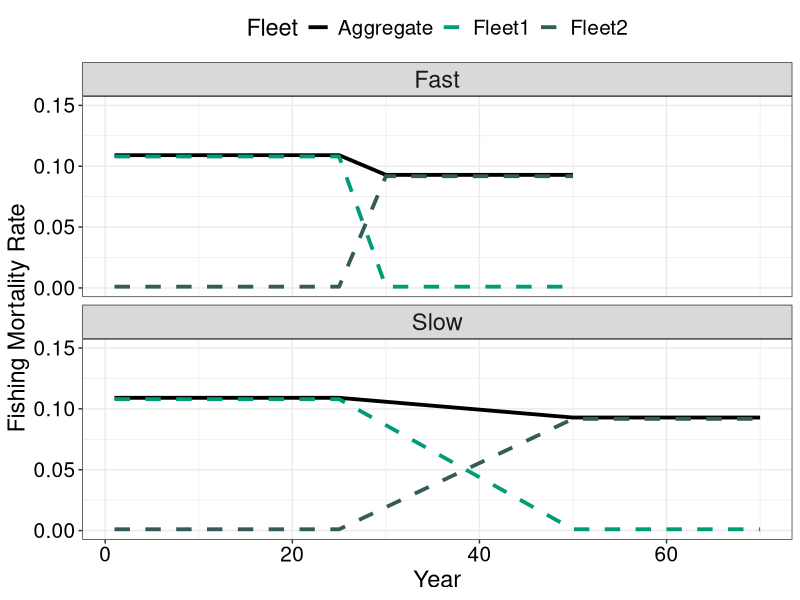
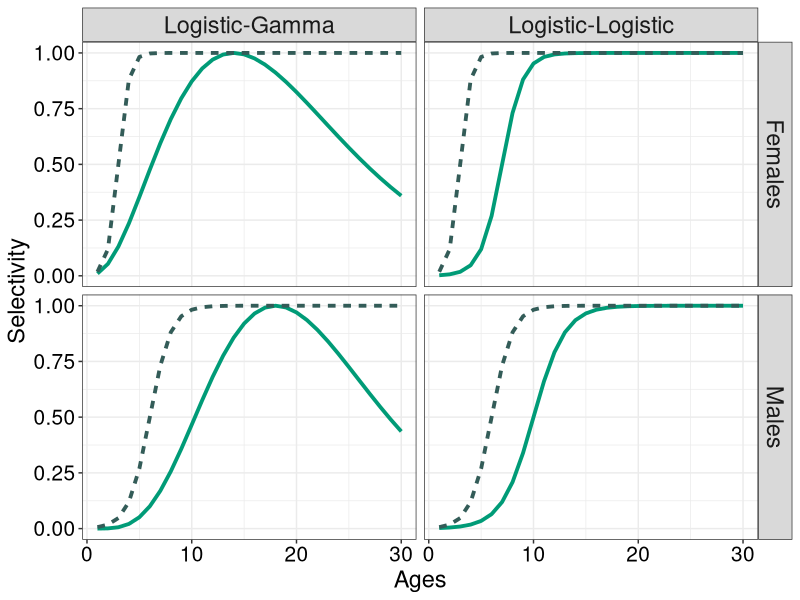
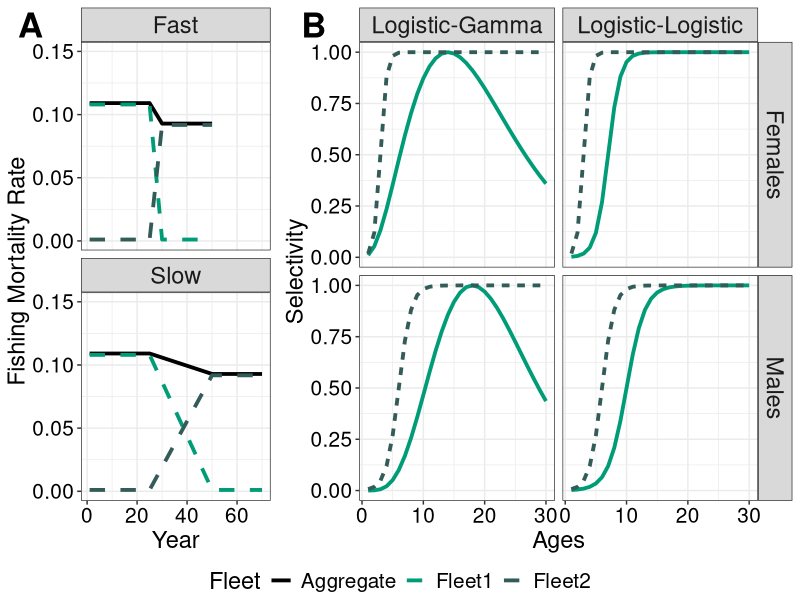

Generate these figures, in order, with R:
# Purpose: To plot and illustrate OM scenarios
# Creator: Matthew LH. Cheng (UAF-CFOS)
# Date 3/13/23


# Set Up ------------------------------------------------------------------

library(here)
library(tidyverse)
library(ggpubr)


# Fleet Structure Shift ---------------------------------------------------

### Fast --------------------------------------------------------------------

chngpoint <- 24     # Change point for fmort
chngpoint_end <- 29 # when does change point end
mean_nat_mort <- 0.108 # Mean M
min_rel_F1_M <- 0.01 # Min F relative to M
max_rel_F2_M <- 0.85  # Max F relative to M
Start_F1 <- 1 * mean_nat_mort # Start F1
Start_F2 <- 0.01 * mean_nat_mort # Start F2
Fish_Start_yr <- 0
n_years <- 50

# Decrease Change
# F stays constant initially
constant_F1 <- seq(Start_F1, Start_F1, length.out = length(Fish_Start_yr:chngpoint))
# Change point for F (Ramp)
change_F1 <- seq(Start_F1, (min_rel_F1_M * mean_nat_mort), length.out = length(chngpoint:chngpoint_end))
# Change point end (plateaus/stays constant now)
change_F1_const <- seq((min_rel_F1_M * mean_nat_mort), (min_rel_F1_M * mean_nat_mort),
                      length.out = length(chngpoint_end:(n_years-1)))

# Increase Change
constant_F2 <- seq(Start_F2, Start_F2, length.out = length(Fish_Start_yr:chngpoint))
# Change point for F (Ramp)
change_F2 <- seq(Start_F2, (max_rel_F2_M * mean_nat_mort), length.out = length(chngpoint:chngpoint_end))
# Change point end (plateaus/stays constant now)
change_F2_const <- seq((max_rel_F2_M * mean_nat_mort), (max_rel_F2_M * mean_nat_mort),
                       length.out = length(chngpoint_end:(n_years-1)))

# Make F vector here
F_vec1 <- as.numeric(c(constant_F1, change_F1[-1], change_F1_const[-1]))
F_vec2 <- as.numeric(c(constant_F2, change_F2[-1], change_F2_const[-1]))

# Coerce into dataframe
fleet_change_fast <- data.frame(Fleet1 = F_vec1, Fleet2 = F_vec2, Year = 1:n_years,
                           Type = "Fast") %>% 
  pivot_longer(cols = c(Fleet1, Fleet2), names_to = "Fleet", values_to = "Fs")


### Slow --------------------------------------------------------------------

chngpoint <- 24     # Change point for fmort
chngpoint_end <- 49 # when does change point end
mean_nat_mort <- 0.108 # Mean M
min_rel_F1_M <- 0.01 # Min F relative to M
max_rel_F2_M <- 0.85  # Max F relative to M
Start_F1 <- 1 * mean_nat_mort # Start F1
Start_F2 <- 0.01 * mean_nat_mort # Start F2
Fish_Start_yr <- 0
n_years <- 50

# Decrease Change
# F stays constant initially
constant_F1 <- seq(Start_F1, Start_F1, length.out = length(Fish_Start_yr:chngpoint))
# Change point for F (Ramp)
change_F1 <- seq(Start_F1, (min_rel_F1_M * mean_nat_mort), length.out = length(chngpoint:chngpoint_end))
# Change point end (plateaus/stays constant now)
change_F1_const <- seq((min_rel_F1_M * mean_nat_mort), (min_rel_F1_M * mean_nat_mort),
                       length.out = length(chngpoint_end:(n_years-1)))

# Increase Change
constant_F2 <- seq(Start_F2, Start_F2, length.out = length(Fish_Start_yr:chngpoint))
# Change point for F (Ramp)
change_F2 <- seq(Start_F2, (max_rel_F2_M * mean_nat_mort), length.out = length(chngpoint:chngpoint_end))
# Change point end (plateaus/stays constant now)
change_F2_const <- seq((max_rel_F2_M * mean_nat_mort), (max_rel_F2_M * mean_nat_mort),
                       length.out = length(chngpoint_end:(n_years-1)))

# Make F vector here
F_vec1 <- as.numeric(c(constant_F1, change_F1[-1], change_F1_const[-1]))
F_vec2 <- as.numeric(c(constant_F2, change_F2[-1], change_F2_const[-1]))
F_vec1 <- c(F_vec1, rep(0.0010800, 20))
F_vec2 <- c(F_vec2, rep(0.0918000, 20))
# Coerce into dataframe
fleet_change_slow <- data.frame(Fleet1 = F_vec1, Fleet2 = F_vec2, Year = 1:70,
                                Type = "Slow") %>% 
  pivot_longer(cols = c(Fleet1, Fleet2), names_to = "Fleet", values_to = "Fs")


# Plot Fleet Structure Change Scenarios -------------------------------------------------------------------

# Coerce into dataframe
fleet_change_all <- rbind(fleet_change_fast, fleet_change_slow)

# Get aggregate F
agg_F <- fleet_change_all %>% 
  group_by(Type, Year) %>% 
  summarize(Fs = sum(Fs)) %>% 
  mutate(Fleet = "Aggregate")

# Bind together
fleet_change_all <- rbind(fleet_change_all, agg_F)

png(here("figs", "Hypothetical_OM", "Fleet_Str_Change.png"), width = 650, height = 350)
(fleet_plot <- ggplot() +
  geom_line(fleet_change_all, mapping = aes(x = Year, y = Fs, 
                                            color = Fleet, lty = Fleet),  size = 1.3) +
  scale_color_manual(values = c("black", "#009B77", "#335C58")) +
  scale_linetype_manual(values = c(1, 2, 2)) +
  facet_wrap(~Type, ncol = 1) +
  theme_bw() +
  labs(x = "Year", y = "Fishing Mortality Rate") +
  ylim(0, 0.15) +
  theme(legend.position = "top",
        axis.title = element_text(size = 17),
        axis.text = element_text(size = 15, color = "black"),
        legend.title = element_text(size = 17),
        legend.text = element_text(size = 15),
        strip.text = element_text(size = 17)))
dev.off()


# Selectivity Differences -------------------------------------------------

bins <- 1:30

### Logistic-Logistic ----------------------------------------------------------------

# Get a50 value males
a50m1 <- 6
a50m2 <- 10
deltam1 <- 1
deltam2 <- 1.5

# Get a50 value females
a50f1 <- 3
a50f2 <- 7
deltaf1 <- 0.5
deltaf2 <- 1

# Compute selex 
selexm1 <- cbind(1 / (1 + exp(-1 * ((bins - a50m1)/deltam1) )), "Males", "Fleet 2", age = bins)
selexm2 <- cbind(1 / (1 + exp(-1 * ((bins - a50m2)/deltam2) )) , "Males", "Fleet 1", age = bins)
selexf1 <- cbind(1 / (1 + exp(-1 * ((bins - a50f1)/deltaf1) )) , "Females", "Fleet 2", age = bins)
selexf2 <- cbind(1 / (1 + exp(-1 * ((bins - a50f2)/deltaf2) )) , "Females", "Fleet 1", age = bins)

# Bind these together
selex_logist <- data.frame(rbind(selexm1, selexm2, selexf1, selexf2), Type = "Logistic-Logistic")
colnames(selex_logist) <- c("Selex", "Sex", "Fleet", "Age", "Type")


### Logistic-Gamma ----------------------------------------------------------

# Gamma parameters
amaxm2 <- 18
deltam2 <- 8.5
amaxf2 <- 14
deltaf2 <- 10

# Get Selex here
pm2 <- (0.5 * (sqrt(amaxm2^2 + 4*deltam2^2) - amaxm2))
selex_m2 <- cbind((bins/amaxm2) ^ (amaxm2/pm2) * exp((amaxm2 - bins) / pm2), "Males", "Fleet 1", age = bins)
pf2 <- (0.5 * (sqrt(amaxf2^2 + 4*deltaf2^2) - amaxf2))
selex_f2 <- cbind((bins/amaxf2) ^ (amaxf2/pf2) * exp((amaxf2 - bins) / pf2), "Females", "Fleet 1", age = bins)

# Exponential Logistic parameters
# Get alpha_f2 value
# alpha_f2 <- 0.6  # Degree of doming
# # Get beta_f2 value
# beta_f2 <- 8
# # Get gamma_f2 value
# gamma_f2 <- 0.05
# 
# # Define parts of the equation
# first_f2 = (1 / (1 - gamma_f2)) 
# second_f2 = ((1 - gamma_f2) / gamma_f2)^gamma_f2
# third_f2 = exp( alpha_f2 * gamma_f2 * (beta_f2 - bins ) )
# fourth_f2 = 1 + exp(alpha_f2 * (beta_f2 - bins))
# 
# # Calculate selectivity here
# selex_f2 = cbind(first_f2 * second_f2 * (third_f2/fourth_f2), "Females", "Fleet 1", age = bins)
# 
# # Get alpha_m2 value
# alpha_m2 <- 0.5  # Degree of doming
# # Get beta_m2 value
# beta_m2 <- 12
# # Get gamma_m2 value
# gamma_m2 <- 0.1
# 
# # Define parts of the equation
# first_m2 = (1 / (1 - gamma_m2)) 
# second_m2 = ((1 - gamma_m2) / gamma_m2)^gamma_m2
# third_m2 = exp( alpha_m2 * gamma_m2 * (beta_m2 - bins ) )
# fourth_m2 = 1 + exp(alpha_m2 * (beta_m2 - bins))
# 
# # Calculate selectivity here
# selex_m2 = cbind(first_m2 * second_m2 * (third_m2/fourth_m2), "Males", "Fleet 1", age = bins)

# Bind these together
selex_gamma <- data.frame(rbind(selexm1, selex_m2, selexf1, selex_f2), Type = "Logistic-Gamma")
colnames(selex_gamma) <- c("Selex", "Sex", "Fleet", "Age", "Type")

# Plot Selectivity Scenarios -------------------------------------------------------------------

# Coerce into dataframe
selex_all <- rbind(selex_logist, selex_gamma)

png(here("figs", "Hypothetical_OM", "Selex_Scenario.png"), width = 650, height = 500)
(selex_plot <- ggplot(selex_all, aes(x = as.numeric(Age), y = as.numeric(paste(Selex)), color = Fleet, lty = Fleet)) +
  geom_line(size = 1.3) + 
  scale_color_manual(values = c("#009B77", "#335C58")) +
  facet_grid(Sex~Type) +
  theme_bw() +
  labs(x = "Ages", y = "Selectivity") +
  theme(legend.position = "none",
        axis.title = element_text(size = 17),
        axis.text = element_text(size = 15, color = "black"),
        legend.title = element_text(size = 17),
        legend.text = element_text(size = 15),
        strip.text = element_text(size = 17)))
dev.off()


# Combine plots -----------------------------------------------------------

png(here("figs", "Hypothetical_OM", "OM_Scenarios.png"), width = 1000, height = 750)
ggarrange(fleet_plot, selex_plot, ncol = 2, 
          common.legend = TRUE, legend="bottom",
          labels = c("A", "B"), 
          font.label = list(size = 25), label.x = 0.02, widths = c(0.8, 1.5))
dev.off()             
  
